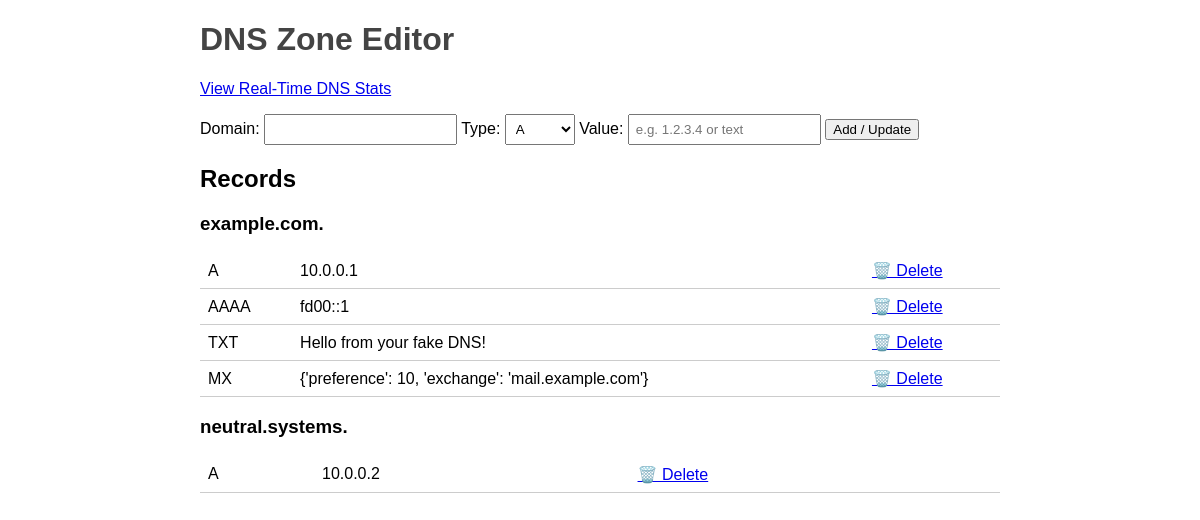
The page / on the database its author committed.
### tables this page shows
CREATE TABLE zones (
    domain TEXT,
    type TEXT,
    value TEXT,
    PRIMARY KEY (domain, type)
);

### web_ui.py (the view)
@app.route('/')
def index():
    zones = load_zones()
    return render_template('index.html', zones=zones)

### web_ui.py (called while the page is built)
def load_zones():
    conn = sqlite3.connect(DB_FILE)
    c = conn.cursor()
    c.execute("SELECT domain, type, value FROM zones")
    rows = c.fetchall()
    zones = {}
    for domain, rtype, value in rows:
        if domain not in zones:
            zones[domain] = {}
        if rtype == 'MX':
            pref, exchange = value.split(' ', 1)
            zones[domain][rtype] = {"preference": int(pref), "exchange": exchange}
        else:
            zones[domain][rtype] = value
    conn.close()
    return zones

### templates/index.html (shortened to what this page needs)
<!DOCTYPE html>
<html>
    <head>
    </head>
    <body>
        <h1>DNS Zone Editor</h1>
        <p><a href="/stats">View Real-Time DNS Stats</a></p>
        <form method="POST" action="/add">
            <label>Domain: <input name="domain" required /></label>
            <label>
                Type:
                <select name="type" id="type-select">
                    <option>A</option>
                </select>
            </label>
            <label>
                Value:
                <span id="value-field"></span>
            </label>
            <button type="submit">Add / Update</button>
        </form>
        <h2>Records</h2>
        {% for domain, records in zones.items() %}
        <h3>{{ domain }}</h3>
        <table>
            {% for rtype, val in records.items() %}
            <tr>
                <td>{{ rtype }}</td>
                <td>{{ val }}</td>
                <td>
                    <a href="/delete/{{ domain.strip('.') }}/{{ rtype }}"
                        >🗑️ Delete</a
                    >
                </td>
            </tr>
            {% endfor %}
        </table>
        {% endfor %}
    </body>
</html>

### templates/index.html (style rules this page uses)
body { font-family: sans-serif; max-width: 800px; margin: auto; }
h1 { color: #444; }
table { width: 100%; border-collapse: collapse; }
td, th { padding: 8px; border-bottom: 1px solid #ccc; }
input, select { padding: 6px; }

### rows shown on the page
zones: domain "example.com.", type "A", value "10.0.0.1"
zones: type "AAAA", value "fd00::1"
zones: type "TXT", value "Hello from your fake DNS!"
zones: type "MX", val "{'preference': 10, 'exchange': 'mail.example.com'}"
zones: domain "neutral.systems.", type "A", value "10.0.0.2"
